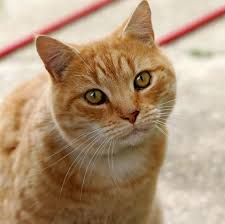
#> input picture opencv/index.jpeg, 225 x 224 px, given in place of lichi.jpeg, which was not available
$ python 'cv_addtwoimage .py'
#> lines starting #> are read from the running program, lines starting #| are printed output that depends on the picture; after the words box and inside, x2 and y2 are one past the last pixel; in counts of white or black regions, pixels touching at a corner belong together; pictures that were not available may be replaced by others from this repository, and a replacement may not be noted
#!/usr/bin/python3

#add two images NOTE: both the two images have the same width and height the only be possible.

import numpy as np
import matplotlib  #.pyplot as pplt
import cv2
from PIL import Image

cv2.__version__

lichi=cv2.imread('/home/deepu/Desktop/directory/lichi.jpeg',1)
#> lichi is the input picture: shape (224, 225, 3); mean B, G, R 120.8, 148.9, 175.9
ball=cv2.imread('/home/deepu/Desktop/directory/ball.jpeg',1)
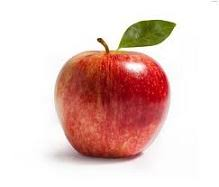
#> input picture opencv/apple.jpeg, 219 x 187 px, given in place of ball.jpeg, which was not available
#> ball is the input picture: shape (187, 219, 3); mean B, G, R 196.5, 201.7, 230.3
apple=cv2.imread('/home/deepu/Desktop/directory/apple.jpeg',1)
print(lichi.shape)
#| (224, 225, 3)
print(ball.shape)
#| (187, 219, 3)
edged = cv2.Canny(apple, 10, 200)
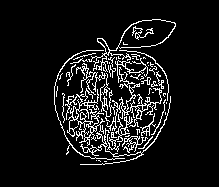
#> edged: shape (187, 219); 8.8% white in thin lines or dots, all inside (x1, y1, x2, y2) = (54, 19, 176, 165)
y=50
x=117
(h,w)=ball.shape[:2]
#> h = 187; w = 219
center=(w/2,h/2)
#> center = (109.5, 93.5)

#rotate img by 180
M=cv2.getRotationMatrix2D(center,60,1.0)
rotated=cv2.warpAffine(ball ,M ,(w,h))
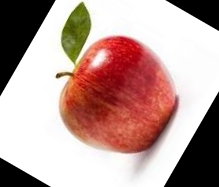
#> rotated: shape (187, 219, 3); mean B, G, R 153.4, 158.6, 187.2

crop_img=lichi[y:y+h, x:x+w]
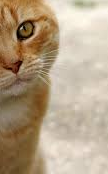
#> crop_img: shape (174, 108, 3); mean B, G, R 134.9, 161.2, 180.8

#print(lichi.histogram())
# Blending the images with 0.3 and 0.7
#> (the run stopped early here; a loop or call above may not have finished)
